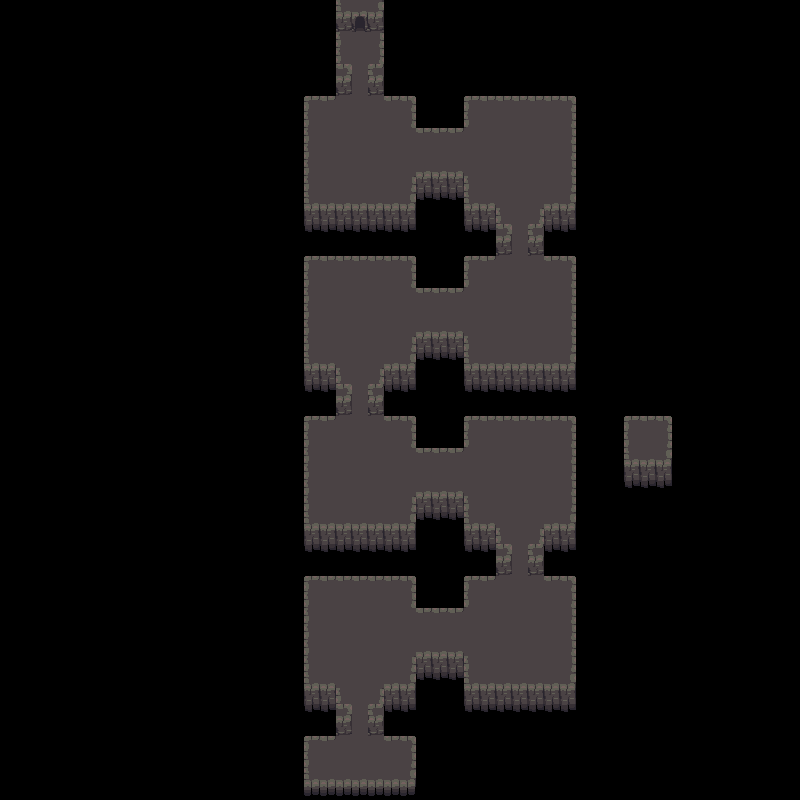

This is a level from a 2D game, rendered from its Tiled map with the project's own tilesets. A one-line summary and the map file follow, with tile-layer data summarised:
An orthogonal 50x50 tile map with 16x16 px tiles, 2 tile layers (Background 1, Foreground 1), 7 hidden layers not drawn, 4 tilesets.

<map version="1.0" orientation="orthogonal" renderorder="right-down" width="50" height="50" tilewidth="16" tileheight="16" nextobjectid="1">
 <tileset firstgid="1" name="Coloured Magic Tiles" tilewidth="16" tileheight="16" tilecount="100" columns="10">
  <image source="../Coloured Magic Tiles.png" width="160" height="160" />
  <tile id="0">
   <properties>
    <property name="start" value="" />
   </properties>
  </tile>
  <tile id="1">
   <properties>
    <property name="win" value="" />
   </properties>
  </tile>
  <tile id="2">
   <properties>
    <property name="key" value="" />
   </properties>
  </tile>
  <tile id="3">
   <properties>
    <property name="door" value="" />
   </properties>
  </tile>
  <tile id="4">
   <properties>
    <property name="chest" value="" />
   </properties>
  </tile>
  <tile id="6">
   <properties>
    <property name="fastblob" value="" />
   </properties>
  </tile>
  <tile id="7">
   <properties>
    <property name="followblob" value="" />
   </properties>
  </tile>
  <tile id="8">
   <properties>
    <property name="armouredblob" value="" />
   </properties>
  </tile>
  <tile id="9">
   <properties>
    <property name="blob" value="" />
   </properties>
  </tile>
  <tile id="12">
   <properties>
    <property name="blocked" value="" />
   </properties>
  </tile>
  <tile id="99">
   <properties>
    <property name="walkable" value="" />
   </properties>
  </tile>
 </tileset>
 <tileset firstgid="101" name="Dungeon_new_green_gutter" tilewidth="16" tileheight="16" spacing="2" margin="1" tilecount="288" columns="24">
  <image source="../Dungeon_new_green_gutter.png" width="432" height="216" />
  <tile id="83">
   <properties>
    <property name="void" value="" />
   </properties>
  </tile>
 </tileset>
 <tileset firstgid="389" name="Dungeon_new_brown_gutter" tilewidth="16" tileheight="16" spacing="2" margin="1" tilecount="288" columns="24">
  <image source="../Dungeon_new_brown_gutter.png" width="432" height="216" />
  <tile id="83">
   <properties>
    <property name="void" value="" />
   </properties>
  </tile>
 </tileset>
 <tileset firstgid="677" name="Dungeon_new_gutter" tilewidth="16" tileheight="16" spacing="2" margin="1" tilecount="288" columns="24">
  <image source="../Dungeon_new_gutter.png" width="432" height="216" />
  <tile id="83">
   <properties>
    <property name="void" value="" />
   </properties>
  </tile>
 </tileset>
 <layer name="Background 0" width="50" height="50" visible="0">
  <data>[2500 cells, 0 non-empty, 0 distinct tile ids]</data>
 </layer>
 <layer name="Foreground 0" width="50" height="50" visible="0">
  <data>[2500 cells, 113 non-empty, 12 distinct tile ids]</data>
 </layer>
 <layer name="Collision0" width="50" height="50" visible="0">
  <data>[2500 cells, 2500 non-empty, 3 distinct tile ids]</data>
 </layer>
 <layer name="Background 1" width="50" height="50">
  <data>[2500 cells, 14 non-empty, 1 distinct tile ids]</data>
 </layer>
 <layer name="Foreground 1" width="50" height="50">
  <data>[2500 cells, 637 non-empty, 25 distinct tile ids]</data>
 </layer>
 <layer name="Collision1" width="50" height="50" visible="0">
  <data>[2500 cells, 2500 non-empty, 11 distinct tile ids]</data>
 </layer>
 <layer name="Background 2" width="50" height="50" visible="0">
  <data>[2500 cells, 0 non-empty, 0 distinct tile ids]</data>
 </layer>
 <layer name="Foreground 2" width="50" height="50" visible="0">
  <data>[2500 cells, 152 non-empty, 11 distinct tile ids]</data>
 </layer>
 <layer name="Collision2" width="50" height="50" visible="0">
  <data>[2500 cells, 2500 non-empty, 5 distinct tile ids]</data>
 </layer>
</map>
